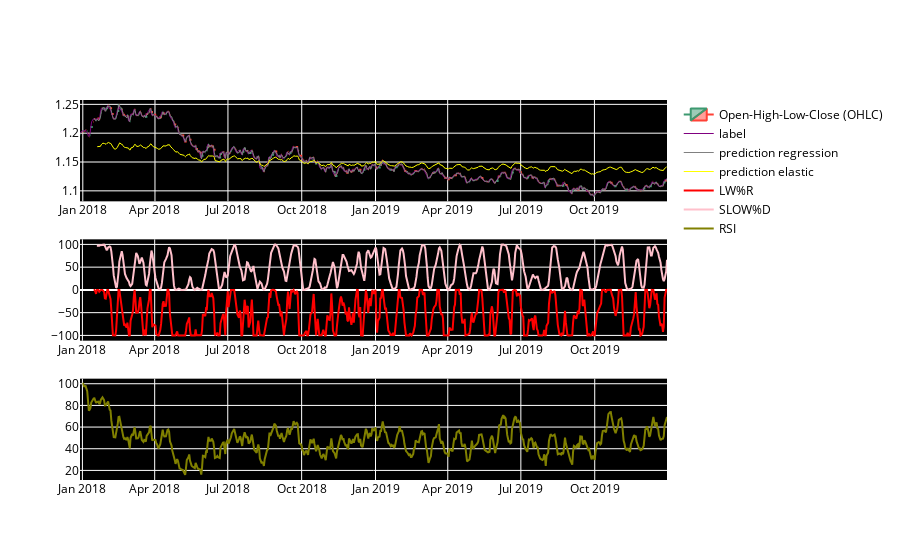

Notebook code cell kept with this figure:
### Code cell
# step 8: Illustrating data using plotly for elastic net
fig = make_subplots(rows=3, cols=1)

fig.append_trace(
    go.Candlestick(
        x=x_test.index,
        open=x_test['Open'], high=x_test['High'],
        low=x_test['Low'], close=x_test['Close'],
        name='Open-High-Low-Close (OHLC)'
    ), row=1, col=1
)

fig.append_trace(
    go.Scatter(
        x=x_test.index,
        y=y_test['label'],
        line=dict(color='purple', width=1),
        name='label',
    ), row=1, col=1  # <------------ upper chart
)

fig.append_trace(
    go.Scatter(
        x=pred_df.index,
        y=scaler_y_test.inverse_transform(pred_df["prediction"]),
        line=dict(color='gray', width=1),
        name='prediction regression',
    ), row=1, col=1  # <------------ upper chart
)

fig.append_trace(
    go.Scatter(
        x=X_test[17:].index,
        y=scaler_y_test.inverse_transform(pred_elastic),
        line=dict(color='yellow', width=1),
        name='prediction elastic',
    ), row=1, col=1  # <------------ upper chart
)

fig.append_trace(
    go.Scatter(
        x=X_test.index,
        y=-X_test.william,
        line=dict(color='red', width=2),
        name='LW%R',
    ), row=2, col=1  # <------------ middle chart
)


fig.append_trace(
    go.Scatter(
        x=X_test.index,
        y=X_test.slow_stochastic,
        line=dict(color='pink', width=2),
        name='SLOW%D',
    ), row=2, col=1  # <------------ middle chart
)

fig.append_trace(
    go.Scatter(
        x=X_test.index,
        y=X_test.rsi,
        line=dict(color='olive', width=2),
        name='RSI',
    ), row=3, col=1  # <------------ lower chart
)

layout = go.Layout(
    plot_bgcolor='black',
    # Font Families
#     font_family='Tahoma',
    font_color='#000000',
#     font_size=30,
    xaxis=dict(
        rangeslider=dict(
            visible=False
        )
    )
)

fig.update_layout(layout)

fig.show()

### Figure 1 — Plotly figure (JSON) as saved in the notebook; plotly's stock layout.template omitted (floating-point values rounded to 4 significant figures; data arrays with more than 128 entries replaced by an {"elided": "..."} marker saying what was removed)
{"data": [{"close": {"elided": "626 float values"}, "high": {"elided": "626 float values"}, "low": {"elided": "626 float values"}, "name": "Open-High-Low-Close (OHLC)", "open": {"elided": "626 float values"}, "type": "candlestick", "x": {"elided": "626 str values"}, "xaxis": "x", "yaxis": "y"}, {"line": {"color": "purple", "width": 1}, "name": "label", "type": "scatter", "x": {"elided": "626 str values"}, "xaxis": "x", "y": {"elided": "626 float values"}, "yaxis": "y"}, {"line": {"color": "gray", "width": 1}, "name": "prediction regression", "type": "scatter", "x": {"elided": "613 str values"}, "xaxis": "x", "y": {"elided": "613 float values"}, "yaxis": "y"}, {"line": {"color": "yellow", "width": 1}, "name": "prediction elastic", "type": "scatter", "x": {"elided": "609 str values"}, "xaxis": "x", "y": {"elided": "609 float values"}, "yaxis": "y"}, {"line": {"color": "red", "width": 2}, "name": "LW%R", "type": "scatter", "x": {"elided": "626 str values"}, "xaxis": "x2", "y": {"elided": "626 float values"}, "yaxis": "y2"}, {"line": {"color": "pink", "width": 2}, "name": "SLOW%D", "type": "scatter", "x": {"elided": "626 str values"}, "xaxis": "x2", "y": {"elided": "626 float values"}, "yaxis": "y2"}, {"line": {"color": "olive", "width": 2}, "name": "RSI", "type": "scatter", "x": {"elided": "626 str values"}, "xaxis": "x3", "y": {"elided": "626 float values"}, "yaxis": "y3"}], "layout": {"font": {"color": "#000000"}, "plot_bgcolor": "black", "xaxis": {"anchor": "y", "domain": [0, 1], "rangeslider": {"visible": false}}, "xaxis2": {"anchor": "y2", "domain": [0, 1]}, "xaxis3": {"anchor": "y3", "domain": [0, 1]}, "yaxis": {"anchor": "x", "domain": [0.7333, 1]}, "yaxis2": {"anchor": "x2", "domain": [0.3667, 0.6333]}, "yaxis3": {"anchor": "x3", "domain": [0, 0.2667]}}}
